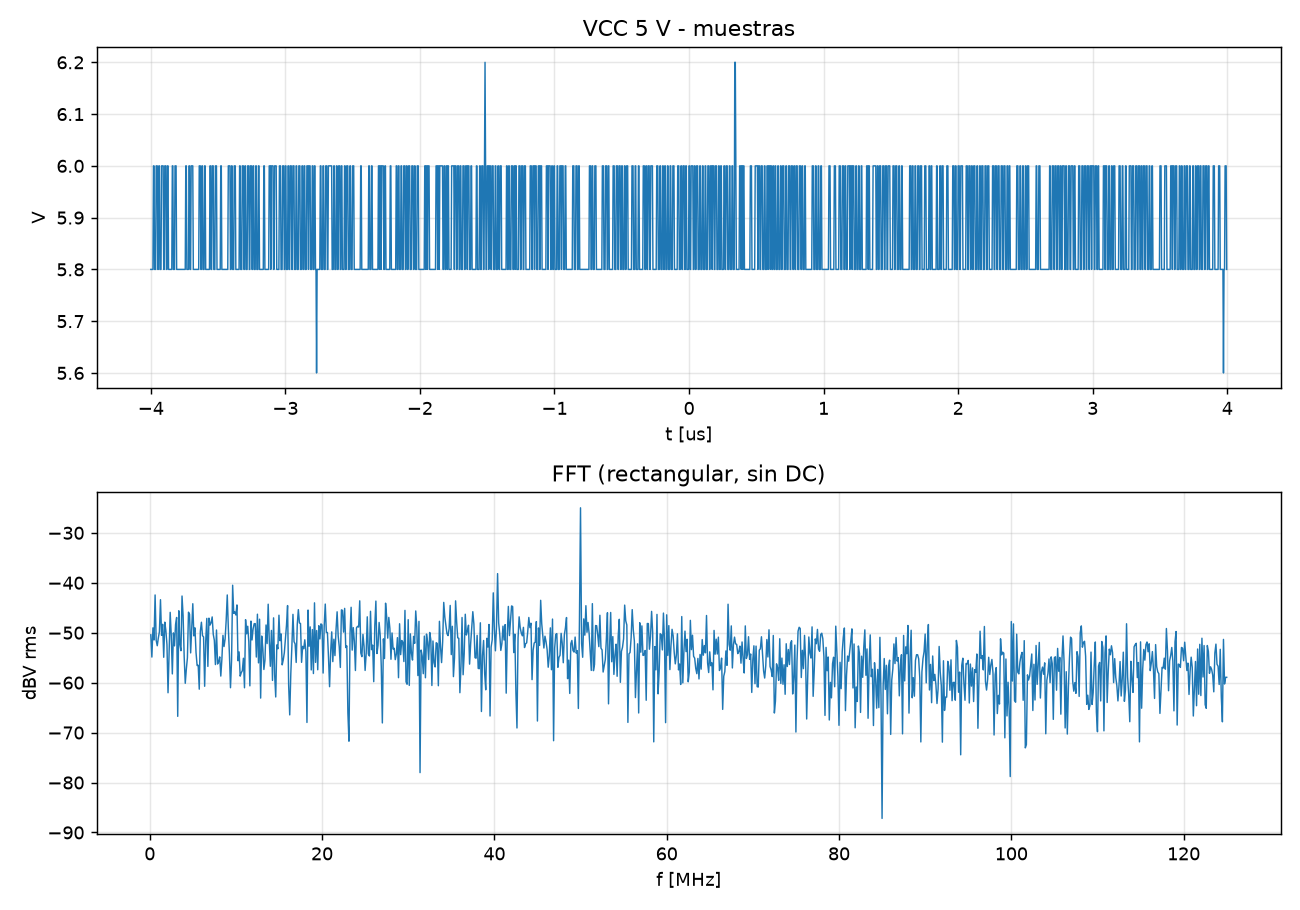

Here is the Python script that generated this plot:
import os
import numpy as np
import matplotlib.pyplot as plt

AQUI = os.path.dirname(os.path.abspath(__file__))
ARCHIVO = os.path.join(AQUI, "SDS00001.CSV")


t, v = [], []
with open(ARCHIVO) as f:
    for linea in f:
        c = linea.strip().split(",")
        if len(c) >= 5 and c[3].strip() and c[4].strip():
            try:
                t.append(float(c[3])); v.append(float(c[4]))
            except ValueError:
                pass
t, v = np.array(t), np.array(v)
dt = t[1] - t[0]
fs = 1 / dt
N = len(v)

# ventana rectangular (FFT plana), dBV rms
w = np.ones(N)
X = np.fft.rfft((v - v.mean()) * w)
f = np.fft.rfftfreq(N, dt)
Vrms = np.abs(X) / (w.sum() / 2) / np.sqrt(2)
dBV = 20 * np.log10(np.maximum(Vrms, 1e-12))

print(f"N={N}  fs={fs/1e6:.1f} MS/s  ventana={N*dt*1e6:.2f} us  bin={fs/N/1e3:.1f} kHz")
print(f"DC={v.mean():.3f} V   pp={v.max()-v.min():.2f} V   rms AC={np.std(v):.3f} V")
print("picos (sin DC):")
idx = [i for i in range(2, len(dBV)-1) if dBV[i] > dBV[i-1] and dBV[i] > dBV[i+1]]
for i in sorted(idx, key=lambda i: -dBV[i])[:8]:
    print(f"  {f[i]/1e6:8.3f} MHz   {dBV[i]:7.1f} dBV")

fig, ax = plt.subplots(2, 1, figsize=(10, 7))
ax[0].plot(t * 1e6, v, lw=0.8)
ax[0].set_xlabel("t [us]"); ax[0].set_ylabel("V"); ax[0].set_title("VCC 5 V - muestras"); ax[0].grid(alpha=.3)
ax[1].plot(f[1:] / 1e6, dBV[1:], lw=0.8)
ax[1].set_xlabel("f [MHz]"); ax[1].set_ylabel("dBV rms"); ax[1].set_title("FFT (rectangular, sin DC)")
ax[1].grid(alpha=.3)
plt.tight_layout()
plt.savefig(os.path.join(AQUI, "fft_vcc.png"), dpi=130)
